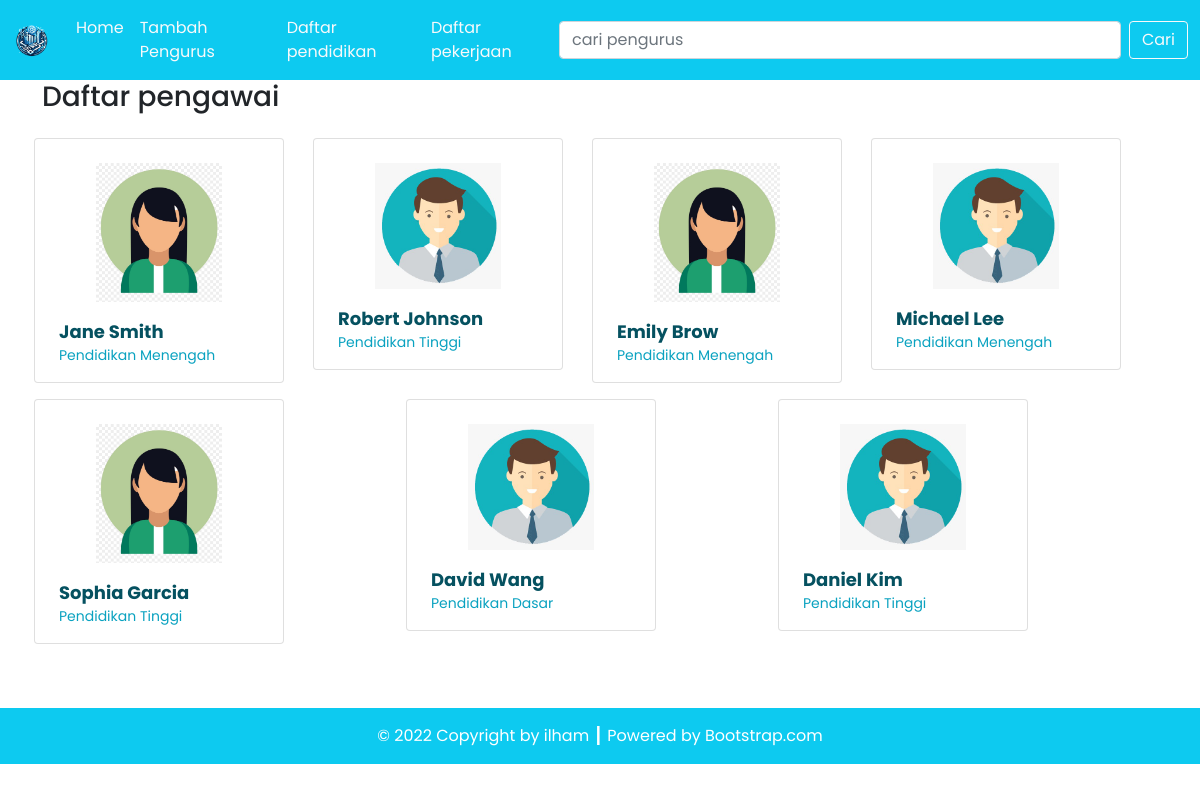
Screenshot of /source_code/tp3_perusahaan/index.php with the database file from the repository.
### tables this page shows
CREATE TABLE `employee` (
  `EID` int(11) NOT NULL,
  `LastName` varchar(255) DEFAULT NULL,
  `FirstName` varchar(255) DEFAULT NULL,
  `Foto` varchar(255) DEFAULT NULL,
  `Gender` char(1) DEFAULT NULL,
  `Street` varchar(255) DEFAULT NULL,
  `City` varchar(255) DEFAULT NULL,
  `EducationID` int(11) DEFAULT NULL,
  `JobID` int(11) DEFAULT NULL
);

CREATE TABLE `education` (
  `EducationID` int(11) NOT NULL,
  `EducationName` varchar(255) DEFAULT NULL
);

### source_code/tp3_perusahaan/config/db.php (called while the page is built)
<?php
$DB_HOST = "localhost";
$DB_USERNAME = "root";
$DB_PASSWORD = "";
$DB_NAME = "db_perusahaan";

### source_code/tp3_perusahaan/classes/DB.php (called while the page is built, shortened)
<?php
class DB
{
    private $hostname;
    private $username;
    private $password;
    private $dbname;
    private $conn;
    private $result;
    function __construct($hostname, $username, $password, $dbname)
    {
        $this->hostname = $hostname;
        $this->username = $username;
        $this->password = $password;
        $this->dbname = $dbname;
    }
    function open()
    {
        $this->conn = mysqli_connect($this->hostname, $this->username, $this->password, $this->dbname);
    }
    function execute($query)
    {
        $this->result = mysqli_query($this->conn, $query);
    }
    function getResult()
    {
        return mysqli_fetch_array($this->result);
    }
}

### source_code/tp3_perusahaan/classes/employee.php (called while the page is built, shortened)
<?php
class employee extends DB
{
    function getemployeeJoin()
    {
        $query = "SELECT *
        FROM Employee e
        LEFT JOIN education ed ON e.EducationID = ed.EducationID
        LEFT JOIN jobtitle jt ON e.JobID = jt.JobID";
        return $this->execute($query);
    }
}

### source_code/tp3_perusahaan/index.php (the view, shortened to what this page needs)
<?php
include('config/db.php');
include('classes/DB.php');
include('classes/employee.php');
include('classes/jobtitle.php');
include('classes/Template.php');
$listPegawai = new employee($DB_HOST, $DB_USERNAME, $DB_PASSWORD, $DB_NAME);
$listPegawai->open();
$listPegawai->getemployeeJoin();
if (isset($_POST['btn-cari'])) {
    $listPegawai->searchemployee($_POST['cari']);
} else {
    $listPegawai->getemployeeJoin();
}
$data = null;
while ($row = $listPegawai->getResult()) {
    $educationName = isset($row['EducationName']) ? $row['EducationName'] : '';
    $data .= '<div class="col gx-2 gy-3 justify-content-center">' .
        '<div class="card pt-4 px-2 pengurus-thumbnail">
        <a href="detail.php?id=' . $row['EID'] . '">
            <div class="row justify-content-center">
                <img src="assets/images/' . $row['Foto'] . '" class="card-img-top" alt="' . $row['Foto'] . '">
            </div>
            <div class="card-body">
                <p class="card-text pengurus-nama my-0">' . $row['FirstName'] . ' ' . $row['LastName'] . '</p>
                <p class="card-text divisi-nama">' . $educationName .'</p>
            </div>
        </a>
    </div>
    </div>';
}

### source_code/tp3_perusahaan/classes/Template.php (shortened to what this page needs)
<?php
class Template
{
    var $content = '';
    function __construct($filename = '')
    {
        $this->content = implode('', @file($filename));
    }
    function clear()
    {
        $this->content = preg_replace("/DATA_[A-Z|_|0-9]+/", "", $this->content);
    }
    function write()
    {
        print $this->content;
    }
    function replace($old = '', $new = '')
    {
        if (is_int($new)) {
            $value = sprintf("%d", $new);
        } elseif (is_float($new)) {
            $value = sprintf("%f", $new);
        } elseif (is_array($new)) {
            $value = '';
            foreach ($new as $item) {
                $value .= $item . ' ';
            }
        } else {
            $value = $new;
        }
        $this->content = preg_replace("/$old/", $value, $this->content);
    }
}

### rows the page displays
employee: Foto (picture), FirstName "Jane", LastName "Smith", EducationID.EducationName "Pendidikan Menengah"
employee: Foto (picture), FirstName "Robert", LastName "Johnson", EducationID.EducationName "Pendidikan Tinggi"
employee: Foto (picture), FirstName "Emily", LastName "Brow", EducationID.EducationName "Pendidikan Menengah"
employee: Foto (picture), FirstName "Michael", LastName "Lee", EducationID.EducationName "Pendidikan Menengah"
employee: Foto (picture), FirstName "Sophia", LastName "Garcia", EducationID.EducationName "Pendidikan Tinggi"
employee: Foto (picture), FirstName "David", LastName "Wang", EducationID.EducationName "Pendidikan Dasar"
employee: Foto (picture), FirstName "Daniel", LastName "Kim", EducationID.EducationName "Pendidikan Tinggi"
